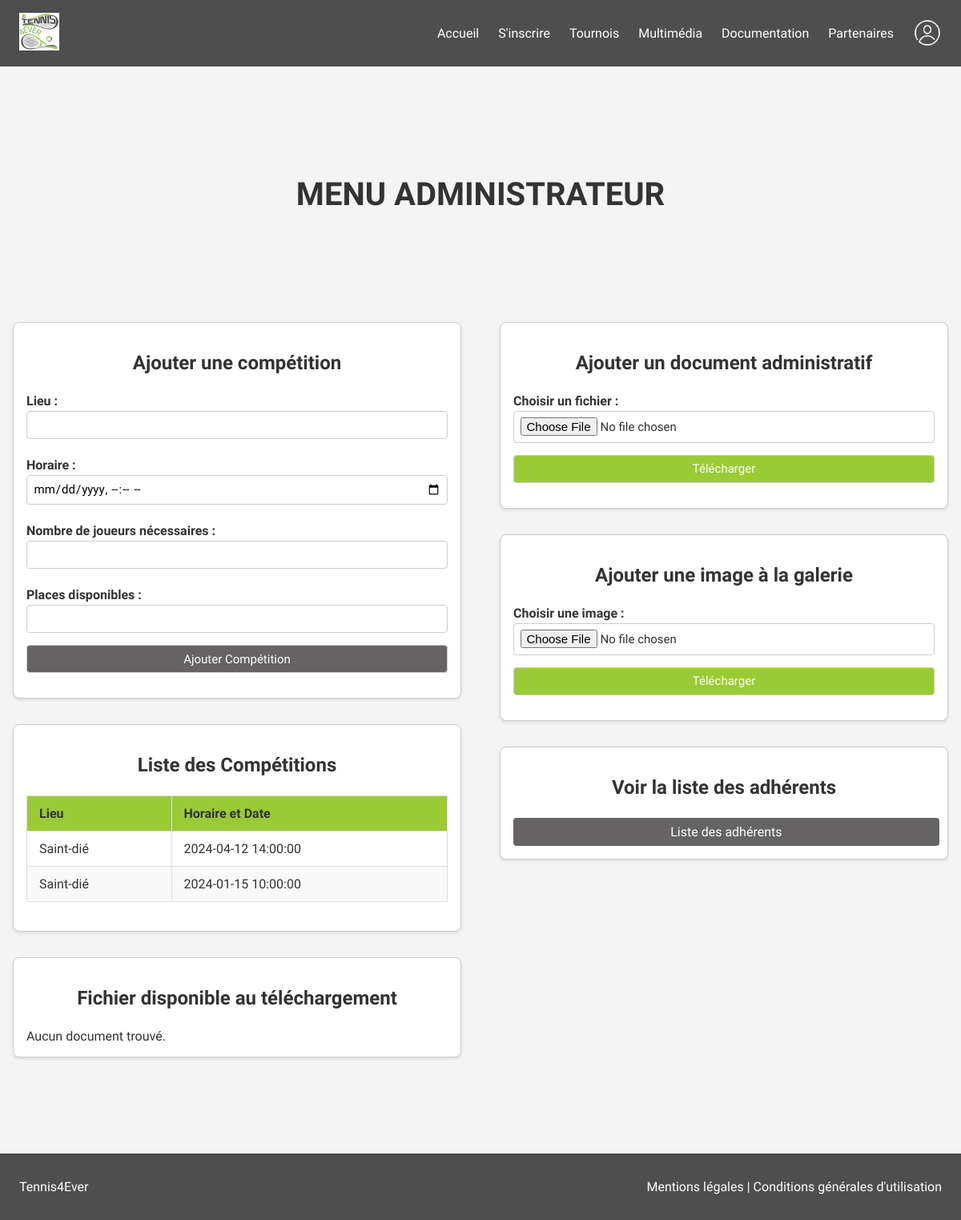
The app's page /src/Web/admin.php, older data.
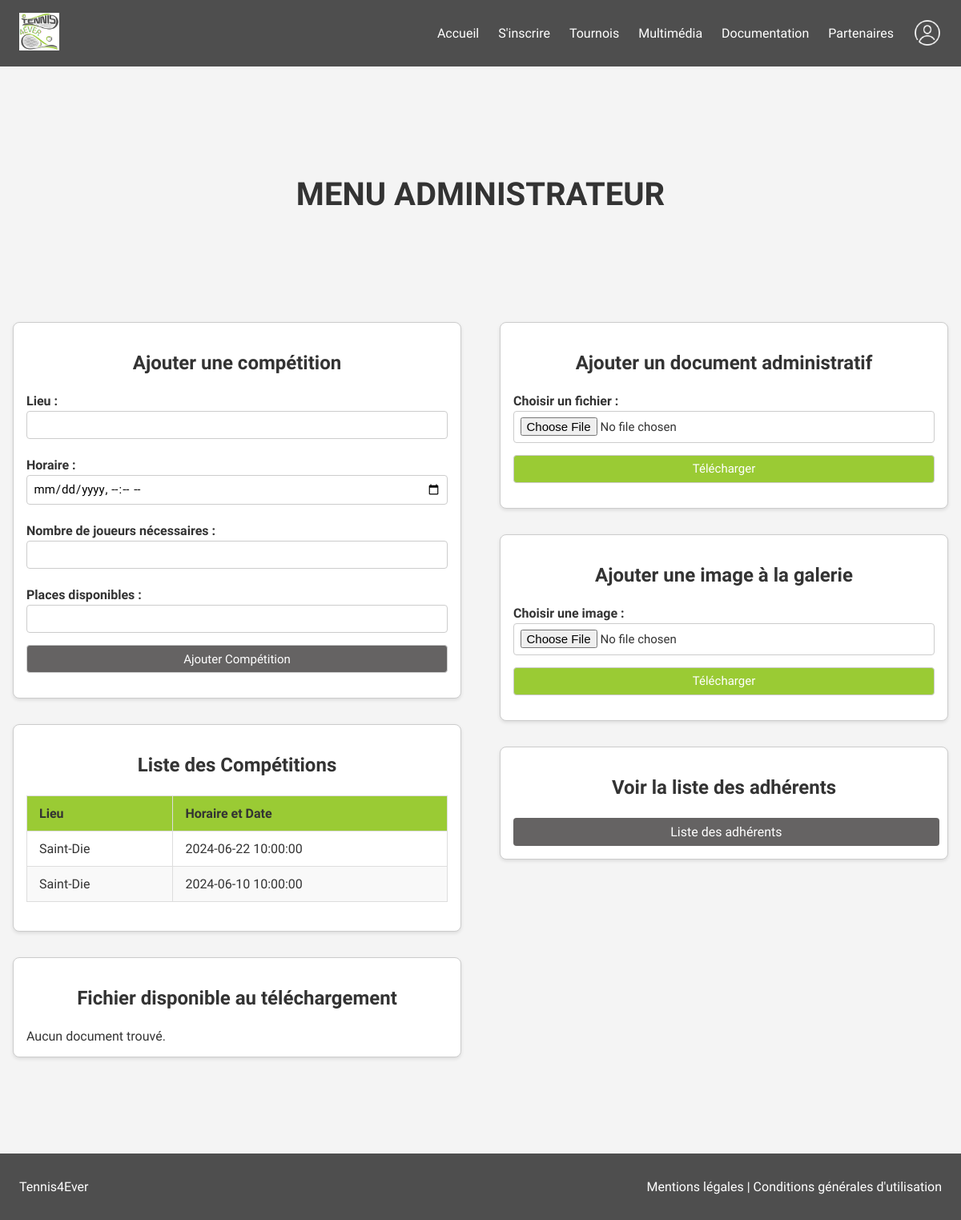
The same page, newer data.
### tables this page shows
CREATE TABLE `competitions` (
  `id` int(11) NOT NULL,
  `lieu` varchar(255) NOT NULL,
  `horaire` datetime NOT NULL,
  `joueurs_necessaires` int(11) NOT NULL,
  `places_disponibles` int(11) NOT NULL
);

### src/Web/admin.php (the view, shortened to what this page needs)
<?php
require ('header1.php');
require ('connexion.php');
?>
<html>
<head>
    <link href="css/admin.css" rel="stylesheet" />
</head>
<body>
    <div class="title">
        <header>
            <h1>MENU ADMINISTRATEUR</h1>
        </header>
    </div>
    <section class="container">
        <div class="col1">
            <div class="form-container">
                <h2>Ajouter une compétition</h2>
                <div class="ajouter">
                    <form action="ajouter_competition.php" method="post">
                        <label for="lieu">Lieu :</label>
                        <input type="text" name="lieu" required>
                        <br>
                        <label for="horaire">Horaire :</label>
                        <input type="datetime-local" id="horaire" name="horaire" required>
                        <br>
                        <label for="joueurs_necessaires">Nombre de joueurs nécessaires :</label>
                        <input type="number" name="joueurs_necessaires" required min="6">
                        <br>
                        <label for="places_disponibles">Places disponibles :</label>
                        <input type="number" name="places_disponibles" required pattern="\d+">
                        <br>
                        <input type="submit" value="Ajouter Compétition" class="button">
                    </form>
                </div>
            </div>
            <div class="form-container">
                <h2>Liste des Compétitions</h2>
                <table class="competition-table">
                    <thead>
                        <tr>
                            <th>Lieu</th>
                            <th>Horaire et Date</th>
                        </tr>
                    </thead>
                    <tbody>
                        <?php
                        $sql = "SELECT lieu, horaire FROM competitions";
                        $result = $conn->query($sql);
                        if ($result->num_rows > 0) {
                            while ($row = $result->fetch_assoc()) {
                                echo "<tr>";
                                echo "<td>" . htmlspecialchars($row['lieu']) . "</td>";
                                echo "<td>" . htmlspecialchars($row['horaire']) . "</td>";
                                echo "</tr>";
                            }
                        } else {
                            echo "<tr><td colspan='2'>Aucune compétition trouvée</td></tr>";
                        }
                        ?>
                    </tbody>
                </table>
            </div>
            <div class="derniereBox">
                <div class="form-container">
                    <div class="telechargerFichier">
                        <h2>Fichier disponible au téléchargement</h2>
                        <?php
                        $sql = "SELECT id_img, img_nom, img_chemin FROM document";
                        $result = $conn->query($sql);
                        if ($result && $result->num_rows > 0) {
                            while ($row = $result->fetch_assoc()) {
                                echo "<a href='telecharger_document.php?id=" . $row["id_img"] . "'>Télécharger Document " . htmlspecialchars($row["img_nom"]) . "</a><br>";
                            }
                        } else {
                            echo "Aucun document trouvé.";
                        }
                        ?>
                    </div>
                </div>
            </div>
        </div>
        <div class="col2">
            <div class="form-container">
                <h2>Ajouter un document administratif</h2>
                <form action="admin.php" method="post" enctype="multipart/form-data">
                    <label for="image">Choisir un fichier :</label>
                    <input type="file" name="image" accept="image/*" required>
                    <br>
                    <input type="submit" value="Télécharger" class="button">
                </form>
            </div>
            <div class="form-container">
                <h2>Ajouter une image à la galerie</h2>
                <form action="uploadgalerie.php" method="post" enctype="multipart/form-data">
                    <label for="image">Choisir une image :</label>
                    <input type="file" name="image" accept="image/*" required>
                    <br>
                    <input type="submit" value="Télécharger">
                </form>
            </div>
            <div class="form-container">
                <h2>Voir la liste des adhérents</h2>
                <a href="liste_adherents.php" class="button">Liste des adhérents</a>
            </div>
        </div>
    </section>
    <?php
    require ('footer.php');
    ?>
</body>
</html>

### src/Web/header1.php (shortened to what this page needs)
<!DOCTYPE html>
<html lang="fr">
<head>
    <link rel="stylesheet" href="css/header1.css">
</head>
<body>
    <header>
        <div class="navbar">
            <div class="logo">
                <a href="index.php">
                    <img src="img/logo.png" alt="logo club">
                </a>
            </div>
            <nav>
                <a href="index.php">Accueil</a>
                <?php if (!isset($_SESSION['loggedin']) || $_SESSION['loggedin'] !== true): ?>
                    <a href="formulaire_inscription.php">S'inscrire</a>
                <?php endif; ?>
                <a href="gestion_tournois.php">Tournois</a>
                <a href="galerie.php">Multimédia</a>
                <a href="document.php">Documentation</a>
                <a href="partenaire.php">Partenaires</a>
                <?php if (!isset($_SESSION['loggedin']) || $_SESSION['loggedin'] !== true): ?>
                    <img src="img/utilisateur.png" alt="user icon" onclick="openLoginModal()">
                <?php endif; ?>
            </nav>
        </div>
    </header>
</body>
</html>

### src/Web/footer.php (shortened to what this page needs)
<!DOCTYPE html>
<html lang="fr">
<head>
    <link rel="stylesheet" href="css/footer.css">
</head>
<body>
    <div class="footer">
        <div class="footer-content">
            <p class="footer-left">Tennis4Ever</p>
            <p class="footer-right">
                <a href="cgu.php">Mentions légales</a> |
                <a href="cgu.php">Conditions générales d'utilisation</a>
            </p>
        </div>
    </div>
</body>
</html>

### src/Web/css/header1.css (style rules this page uses)
body { margin: 0; }
.navbar { display: flex; align-items: center; justify-content: space-between; background-color: #4e4e4e; padding: 2vh 2vw; font-family: "Tenor Sans", sans-serif; }
.logo { display: flex; align-items: center; }
.logo img { width: 4.2vw; height: auto; }
nav { display: flex; align-items: center; }
nav a { color: white; text-decoration: none; font-size: 16px; margin-right: 2vw; }
nav img { width: 3vw; height: auto; }

### src/Web/css/admin.css (style rules this page uses)
body { margin: 0; padding: 0; background-color: #f4f4f4; color: #333; font-family: "Shippori Mincho", serif; }
.title { text-align: center; padding: 1em 0; margin-bottom: 10vw; margin-top: 10vw; }
.title h1 { font-size: 2.5em; margin: 0; }
.container { display: flex; justify-content: center; padding: 0 1em; gap: 1em; }
.col1, .col2 { flex: 1; min-width: 300px; margin: 0 1em; }
.col1 { margin-left: 0; }
.col2 { margin-right: 0; }
.form-container { background-color: #fff; border: 1px solid #ccc; border-radius: 8px; padding: 1em; margin-bottom: 2em; box-shadow: 0 2px 4px rgba(0, 0, 0, 0.1); }
.form-container h2 { font-size: 1.5em; margin-bottom: 0.5em; }
.form-container label { display: block; font-weight: bold; margin: 0.5em 0 0.2em; }
.form-container input[type="text"], .form-container input[type="datetime-local"], .form-container input[type="number"], .form-container input[type="file"], .form-container input[type="submit"] { width: 100%; padding: 0.5em; margin-bottom: 1em; border: 1px solid #ccc; border-radius: 4px; box-sizing: border-box; font-family: "Shippori Mincho", serif; font-size: 15px; }
.form-container .ajouter input[type="submit"] { background-color: #656363; color: #fff; }
input[type="submit"] { background-color: #9acb34; color: #fff; cursor: pointer; transition: background-color 0.3s ease; }
.button { display: inline-block; text-align: center; padding: 0.5em 1em; color: #fff; background-color: #656363; border-radius: 4px; text-decoration: none; transition: background-color 0.3s ease; width: 95%; }
table.competition-table { width: 100%; border-collapse: collapse; margin-bottom: 20px; font-family: "Tenor Sans", sans-serif; }
table.competition-table thead { background-color: #9acb34; }
table.competition-table th, table.competition-table td { padding: 12px 15px; text-align: left; border: 1px solid #ddd; }
table.competition-table tbody tr:nth-child(even) { background-color: #f9f9f9; }
.container h2 { text-align: center; margin-bottom: 2vw; }
.derniereBox { margin-bottom: 10vw; }

### src/Web/css/footer.css (style rules this page uses)
body { margin: 0; }
.footer { background-color: #4e4e4e; font-family: "Tenor Sans", sans-serif; padding: 2vh 2vw; display: flex; justify-content: space-between; align-items: center; color: #fff; }
.footer-content { display: flex; width: 100%; justify-content: space-between; }
.footer-right a { color: #fff; text-decoration: none; }

Row changes from the older to the newer data that the page shows:
removed competitions: lieu "Saint-dié", horaire "2024-04-12 14:00:00"
removed competitions: lieu "Saint-dié", horaire "2024-01-15 10:00:00"
added competitions: lieu "Saint-Die", horaire "2024-06-22 10:00:00"
added competitions: lieu "Saint-Die", horaire "2024-06-10 10:00:00"
